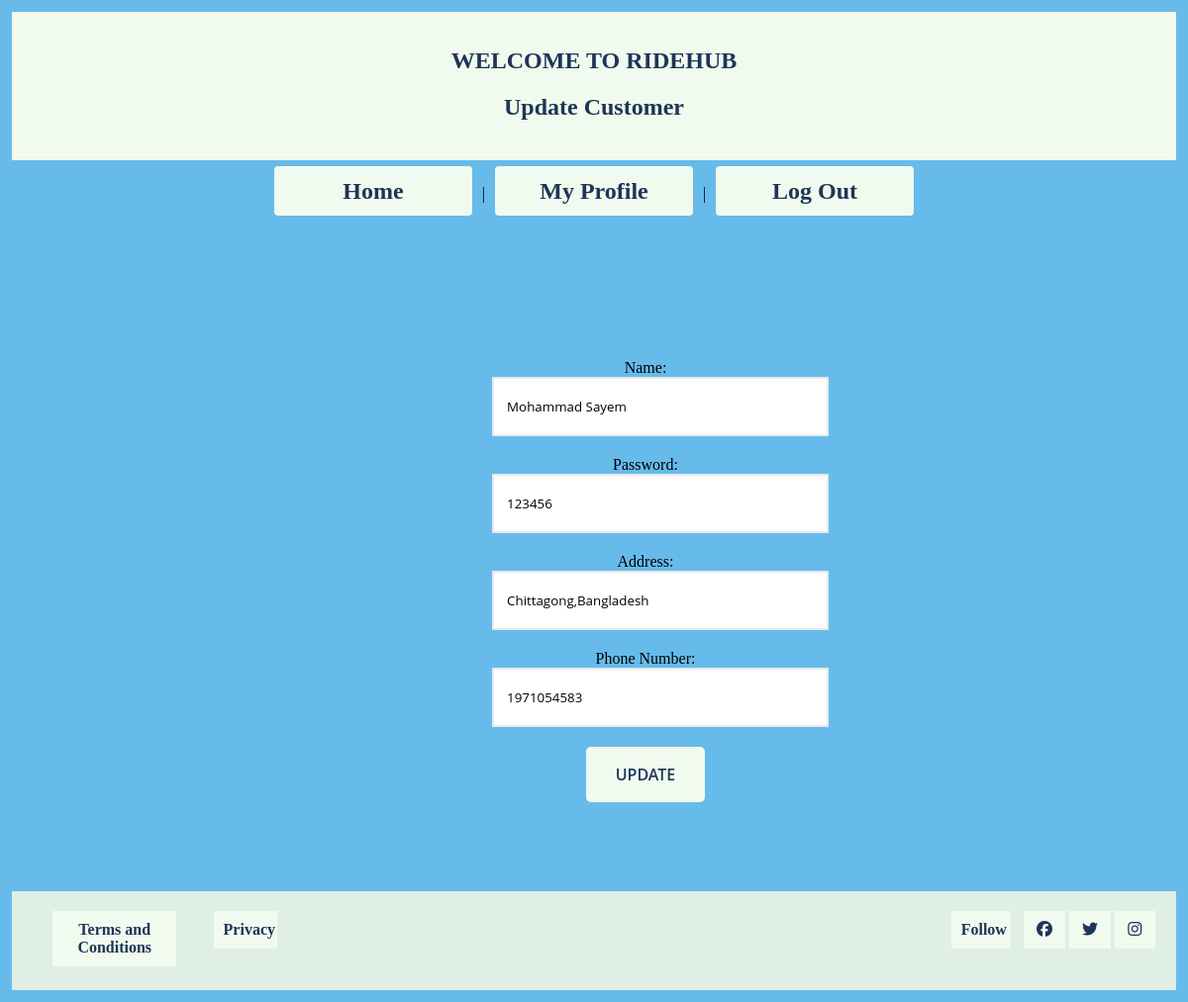
Page /view/UpdateCustomer.php (signed in) on the committed database.
### tables this page shows
CREATE TABLE `customer` (
  `customer_id` int(11) NOT NULL,
  `name` varchar(128) DEFAULT NULL,
  `email` varchar(128) DEFAULT NULL,
  `password` varchar(128) DEFAULT NULL,
  `type` varchar(128) DEFAULT NULL,
  `phone` int(11) DEFAULT NULL,
  `birthday` varchar(128) DEFAULT NULL,
  `address` varchar(128) DEFAULT NULL
);

### View/UpdateCustomer.php (the view, shortened to what this page needs)
<?php
include('../control/UpdateCheckCustomer.php');
$email = $_SESSION["email"];
$connection = new db();
$conobj = $connection->OpenCon();
$connection->ShowAll($conobj, "customer", $email);
$userQuery = $connection->ShowAll($conobj, "customer", $email);
if ($userQuery->num_rows > 0) {
    while ($row = $userQuery->fetch_assoc()) {
        $name = $row["name"];
        $address = $row["address"];
        $phone = $row["phone"];
        $pass = $row["password"];
    }
} else {
    echo "0 results";
}
?>
<!DOCTYPE html>
<html lang="en">
<head>
    <link rel="stylesheet" href="../css/mycss.css">
</head>
<body>
    <div class="header">
        <h1>Welcome To RideHub</h1>
        <h2>Update Customer</h2>
    </div>
    <nav>
        <a href="CustomerHome.php">Home</a> |
        <a href="CustomerProfile.php">My Profile</a> |
        <a href="logout.php">Log Out</a>
    </nav>
    <section class="pad-70">
        <div class="container">
            <form action='' method='post'>
                <div class="form-row">
                    <div class="form-group">
                        Name:
                        <input type="text" name="name" value="<?php echo $name; ?>" class="form-control">
                    </div>
                    <div class="form-group">
                        Password:
                        <input type="text" name="pass" value="<?php echo $pass; ?>" class="form-control">
                    </div>
                    <div class="form-group">
                        Address:
                        <input type="text" name="address" value="<?php echo $address; ?>" class="form-control">
                    </div>
                    <div class="form-group">
                        Phone Number:
                        <input type="text" name="phone" value="<?php echo $phone; ?>" class="form-control">
                    </div>
                    <div class="form-group">
                        <input type="submit" value="Update" name="update" class="btn btn-lg btn-primary btn-submit">
                    </div>
                </div>
            </form>
        </div>
    </section>
    <footer>
        <div class="container footer-wrap">
            <div class="footer-left">
                <ul class="footer-menu">
                    <li><a href="">Terms and Conditions</a></li>
                    <li><a href="">Privacy</a></li>
                </ul>
            </div>
            <div class="footer-right">
                <ul class="footer-menu">
                    <li><a href="">Follow</a></li>
                    <li><a href=""><i class="fab fa-facebook"></i></a></li>
                    <li><a href=""><i class="fab fa-twitter"></i></a></li>
                    <li><a href=""><i class="fab fa-instagram"></i></a></li>
                </ul>
            </div>
        </div>
    </footer>
</body>
</html>

### css/mycss.css (style rules this page uses)
body { margin: 1%; background-color: #39a7e6c4; text-align: center; }
h1 { text-align: center; color:#1d3557; font-size: 150%; text-align: center; text-transform: uppercase; font-family: "Times New Roman", Times, serif; }
h2 { text-align: center; color:#1d3557; font-size: 150%; font-family: "Times New Roman", Times, serif; }
nav { text-align: center; }
nav a { display: inline-block; text-decoration: none; font-size: 150%; background-color: #f1faee; color: #1d3557; width: 15%; padding: 1%; border-radius: 4px; margin: 6px; }
form { display: inline-block; margin-top: 10px; }
section { margin: 0 auto; }
.container { width: 1140px; margin: 0 auto; }
.header { background-color: #f1faee; padding: 20px; text-align: center; }
.pad-70 { padding: 70px; }
.form-group { margin-bottom: 20px; }
.form-control { width: 100%; border: 2px solid rgba(20, 17, 17, 0.089); height: 30px; padding: 13px; font-family: "Open Sans", sans-serif; }
.btn { padding: 10px 20px; border: none; display: inline-block; font-family: "Open Sans", sans-serif; border-radius: 5px; }
.btn-lg { padding: 17px 30px; }
.btn-primary { background-color: #f1faee; color: #1d3557; text-transform: uppercase; font-size: 16px; font-weight: 600; transition: .5s; }
a { display: block; background-color: #f1faee; color: #1d3557; text-align: center; padding: 10px 10px; text-decoration: none; margin: auto; margin-bottom: 2%; width: 15%; font-family: "Times New Roman", Times, serif; font-size: 15px; font-weight: 600; }
footer { background-color: #dfefe6; padding: 20px 0; }
.footer-menu { list-style-type: none; margin: 0; padding: 0; overflow: auto; }
.footer-menu li { float: left; margin-right: 10px; }
.footer-menu li a { width: 61%; font-size: medium; font-weight: bold; text-decoration: none; }
.footer-left { float: left; }
.footer-right { float: right; }
.footer-wrap { overflow: auto; }

### rows in the picture
customer: name "Mohammad Sayem", pass "123456", address "Chittagong,Bangladesh", phone "1971054583"
